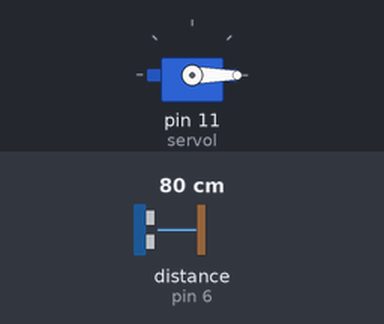
A sketch run on a simulated Arduino Uno, built with avr-gcc and run on an emulated ATmega328P. On the bench: servo. Wiring (inferred from the names in the program): ultrasonic range finder: trigger pin 5; echo pin 6. Inputs (shaded band) come from the test bench; at power-on: distance to the obstacle (sensor on pin 6) 80 cm. The echo pulse lasts 58.3 µs per cm.

Above: at 1.2 s.
1.3 s: distance to the obstacle (sensor on pin 6) set to 2 cm
At 2.2 s:
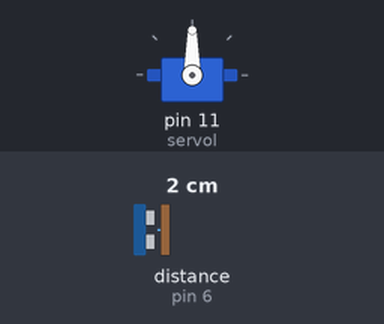
2.8 s: distance to the obstacle (sensor on pin 6) set to 5 cm
5.8 s: distance to the obstacle (sensor on pin 6) set to 8 cm
7.3 s: distance to the obstacle (sensor on pin 6) set to 19 cm
8.8 s: distance to the obstacle (sensor on pin 6) set to 24 cm
At 9.2 s:
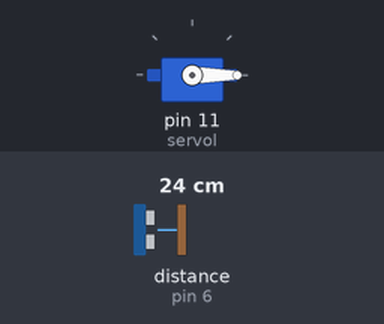
Timing chart, 0 to 11.3 s (numbered marks = the images above; inputs shaded):
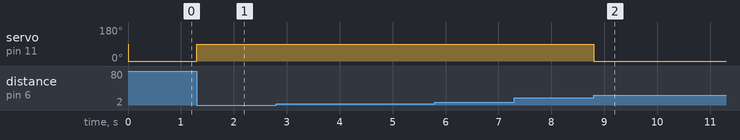

The sketch:

Code16.ino
```cpp
// (licence header left out)
//Q16 Final project of Smart Dustbin

#include <Servo.h>
Servo servol;
int trigPin = 5;
int echoPin = 6;
long distance;
long duration;
void setup ()
{
  servol.attach(11);
  pinMode (trigPin, OUTPUT);
  pinMode (echoPin, INPUT);
}
void loop ()
{
  ultra();
  servol.write(0);
  if(distance<=20)
  {
    servol.write(90);
  }
}
void ultra ()
{
  digitalWrite (trigPin, LOW);
  delayMicroseconds(2);
  digitalWrite(trigPin, HIGH);
  delayMicroseconds(10);
  digitalWrite(trigPin, LOW);
  duration = pulseIn (echoPin, HIGH);
  distance = duration*0.034/2;
}
```

Measured:
- the behaviour switches between 21 and 22 cm on distance to the obstacle (sensor on pin 6) (found by bisection; images 1 and 2)
- after the input at 1.3 s, servo on pin 11 (servol): 0° → 90° at once
- after the input at 2.8 s, every drawn part: stays the same
- after the input at 5.8 s, every drawn part: stays the same
- after the input at 7.3 s, every drawn part: stays the same
- after the input at 8.8 s, servo on pin 11 (servol): 90° → 0° at once
